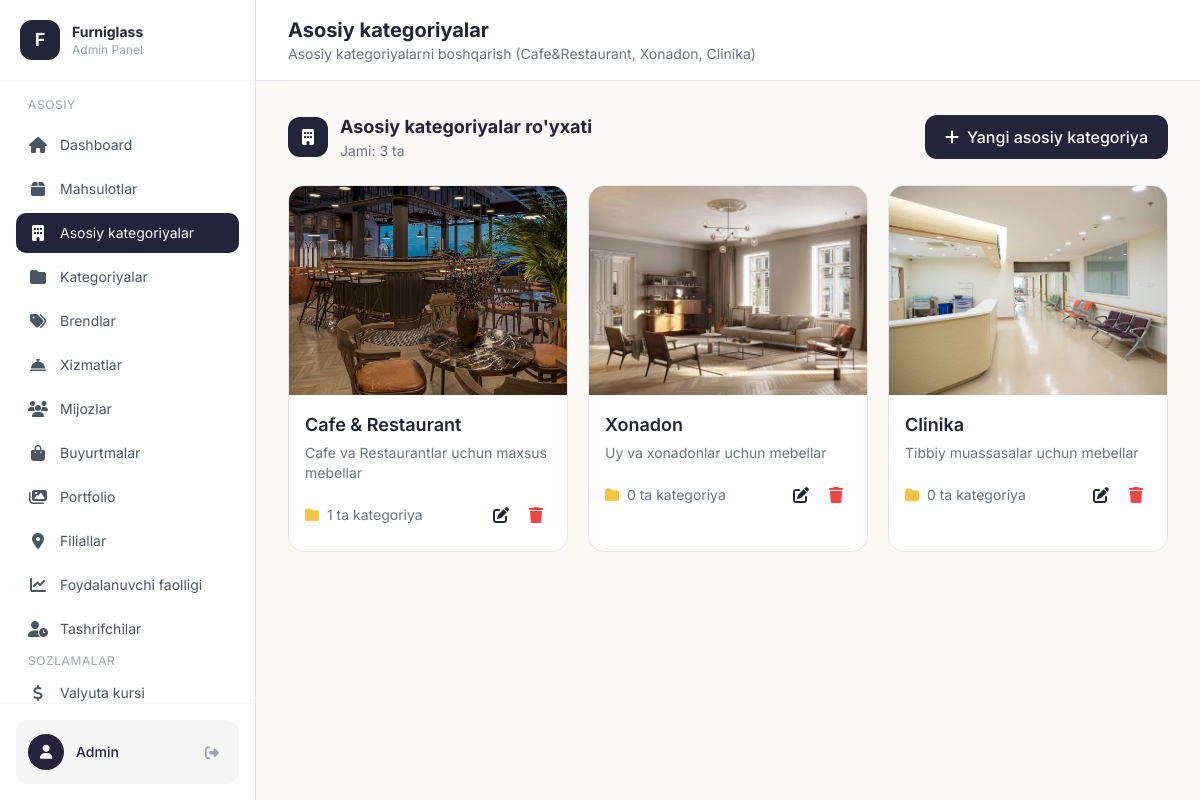
Screenshot of /admin/main-categories (signed in) with the database file from the repository.
### models.py (models this page shows, shortened)
class MainCategory(db.Model):
    id = db.Column(db.Integer, primary_key=True)
    name_uz = db.Column(db.String(200), nullable=False)
    name_ru = db.Column(db.String(200))
    name_en = db.Column(db.String(200))
    slug = db.Column(db.String(100), unique=True, nullable=False)
    description_uz = db.Column(db.Text)
    description_ru = db.Column(db.Text)
    description_en = db.Column(db.Text)
    image = db.Column(db.String(200))
    icon = db.Column(db.String(100))  # Icon nomi yoki path
    order = db.Column(db.Integer, default=0)
    created_at = db.Column(db.DateTime, default=datetime.utcnow)
    categories = db.relationship('Category', backref='main_category', lazy=True)
    reviews = db.relationship('Review', backref='main_category', lazy=True)

### app.py (the view)
@app.route('/admin/main-categories')
@login_required
def admin_main_categories():
    main_categories = MainCategory.query.order_by(MainCategory.order).all()
    return render_template('admin/main_categories.html', main_categories=main_categories)

### app.py (called while the page is built, shortened)
@login_manager.user_loader
def load_user(user_id):
    return Admin.query.get(int(user_id))

def get_exchange_rate() -> float:
    ttl = int(os.environ.get("EXCHANGE_RATE_CACHE_SECONDS", "120"))
    now = time.monotonic()
    if (
        ttl > 0
        and _EXCHANGE_RATE_CACHE["value"] is not None
        and now < _EXCHANGE_RATE_CACHE["expires_mono"]
    ):
        return _EXCHANGE_RATE_CACHE["value"]

@app.before_request
def track_user_activity():
    if request.path.startswith('/admin') or request.path.startswith('/static') or request.path.startswith('/uploads'):
        return

def get_cart():
    if 'cart' not in session:
        session['cart'] = []
    return session['cart']

def get_cart_count():
    cart = get_cart()
    return sum(item['quantity'] for item in cart)

@app.context_processor
def cart_context():
    return {'cart_count': get_cart_count()}

@app.context_processor
def currency_context():
    try:
        rate = get_exchange_rate()
    except Exception:
        rate = 12000.0
    return {'usd_rate': rate}

def get_locale():
    return session.get('lang', DEFAULT_LANGUAGE)

@app.context_processor
def language_context():
    current_lang = get_locale()
    def translate(key_path):
        """Template helper for translations"""
        return get_translation(key_path, current_lang)
    return {
        'lang': current_lang,
        'languages': SUPPORTED_LANGUAGES,
        't': translate,
        'T': TRANSLATIONS
    }

### templates/admin/main_categories.html (shortened to what this page needs)
{% extends "admin/base.html" %}
{% block page_title %}Asosiy kategoriyalar{% endblock %}
{% block page_subtitle %}Asosiy kategoriyalarni boshqarish (Cafe&Restaurant, Xonadon, Clinika){% endblock %}
{% block content %}
<div class="flex flex-col sm:flex-row sm:items-center sm:justify-between gap-4 mb-6">
    <div class="flex items-center gap-3">
        <div class="w-10 h-10 bg-[#232339] rounded-xl flex items-center justify-center">
            <i class="fas fa-building text-white"></i>
        </div>
        <div>
            <h2 class="text-lg font-bold text-[#232339]">Asosiy kategoriyalar ro'yxati</h2>
            <p class="text-sm text-gray-500">Jami: {{ main_categories|length }} ta</p>
        </div>
    </div>
    <a href="/admin/main-category/add" class="inline-flex items-center justify-center gap-2 bg-[#232339] hover:bg-black text-white px-5 py-2.5 rounded-xl font-medium transition">
        <i class="fas fa-plus"></i>
        <span>Yangi asosiy kategoriya</span>
    </a>
</div>
{% if main_categories %}
<div class="grid grid-cols-1 sm:grid-cols-2 lg:grid-cols-3 gap-5">
    {% for main_cat in main_categories %}
    <div class="bg-white rounded-2xl border border-gray-200 overflow-hidden group hover:shadow-lg hover:border-[#232339]/30 transition-all duration-300">
        <div class="aspect-[4/3] bg-[#F5F5F5] relative overflow-hidden">
            {% if main_cat.image %}
                <img src="/uploads/{{ main_cat.image }}" alt="{{ main_cat.name_uz }}" class="w-full h-full object-cover group-hover:scale-105 transition-transform duration-300">
            {% else %}
                <div class="w-full h-full flex items-center justify-center">
                    <i class="fas fa-building text-6xl text-gray-300"></i>
                </div>
            {% endif %}
        </div>
        <div class="p-4">
            <h3 class="text-lg font-semibold text-[#232339] mb-1">{{ main_cat.name_uz }}</h3>
            {% if main_cat.description_uz %}
            <p class="text-sm text-gray-500 mb-3 line-clamp-2">{{ main_cat.description_uz }}</p>
            {% endif %}
            <div class="flex items-center justify-between">
                <span class="text-sm text-gray-500">
                    <i class="fas fa-folder text-[#F5C242] mr-1"></i>
                    {{ main_cat.categories|length }} ta kategoriya
                </span>
                <div class="flex items-center gap-1">
                    <a href="/admin/main-category/{{ main_cat.id }}/edit" class="p-2 hover:bg-[#F5F5F5] text-[#232339] rounded-lg transition" title="Tahrirlash">
                        <i class="fas fa-edit"></i>
                    </a>
                    <form action="/admin/main-category/{{ main_cat.id }}/delete" method="POST" class="inline" onsubmit="return confirm('Rostdan ham o\'chirmoqchimisiz?');">
                        <button type="submit" class="p-2 hover:bg-red-50 text-red-500 rounded-lg transition" title="O'chirish">
                            <i class="fas fa-trash"></i>
                        </button>
                    </form>
                </div>
            </div>
        </div>
    </div>
    {% endfor %}
</div>
{% endif %}
{% endblock %}

### templates/admin/base.html (style rules this page uses)
body { font-family: 'Inter', sans-serif; }
:root { --color-primary: #232339; --color-accent: #F5C242; }

### rows the page displays
MainCategory: image (picture), name_uz "Cafe & Restaurant", description_uz "Cafe va Restaurantlar uchun maxsus mebellar", categories|length "1"
MainCategory: image (picture), name_uz "Xonadon", description_uz "Uy va xonadonlar uchun mebellar", categories|length "0"
MainCategory: image (picture), name_uz "Clinika", description_uz "Tibbiy muassasalar uchun mebellar", categories|length "0"

### other values shown
{{ main_categories|length }} "3"
